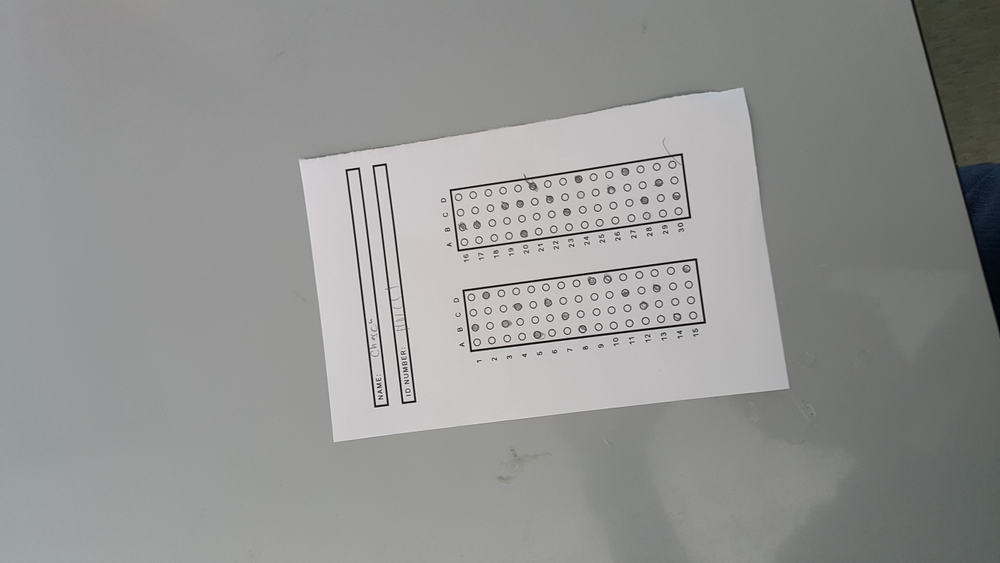
#> input picture normalize/test.png, 1000 x 563 px, shrunk from 1333 x 750 before the run
$ python -i rotate.py   (imports and definitions only)
#> lines starting #> are read from the running program, lines starting #| are printed output that depends on the picture; after the words box and inside, x2 and y2 are one past the last pixel; in counts of white or black regions, pixels touching at a corner belong together
#> further down, picture is the input picture: shape (563, 1000, 3); mean B, G, R 146.5, 147.7, 147.3
import cv2
import numpy as np
from matplotlib import pyplot as plt
from skimage import measure


def fixRotation(image):
	scratch = image.copy()
	gray = cv2.cvtColor(image.copy(), cv2.COLOR_BGR2GRAY)
	gray = cv2.GaussianBlur(gray.copy(), (5, 5), 0)

	edged = cv2.adaptiveThreshold(gray,255,cv2.ADAPTIVE_THRESH_GAUSSIAN_C,cv2.THRESH_BINARY,11,2)
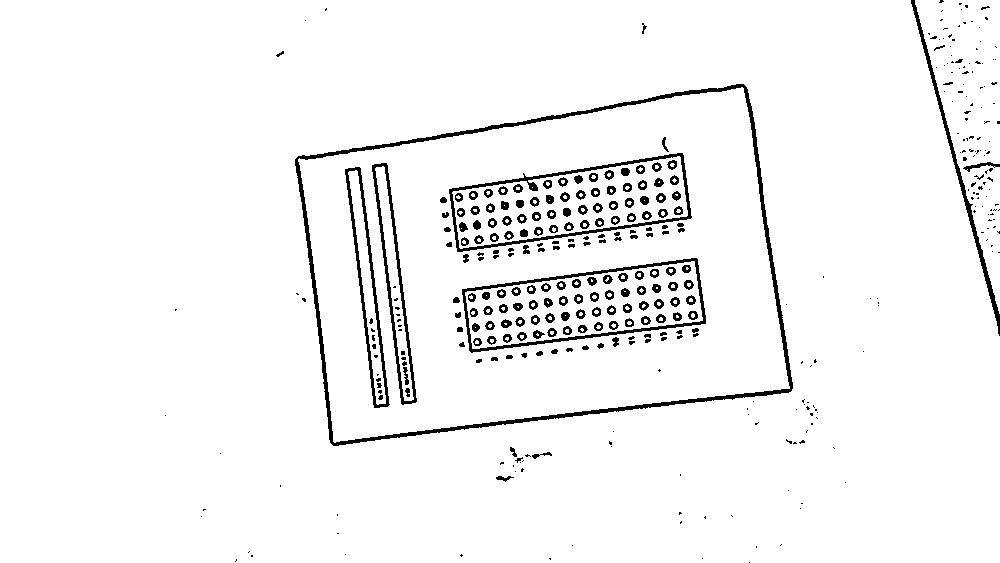
#> edged: shape (563, 1000); 95.9% white; 390 black regions (213 under 20 px), largest, box (x1, y1, x2, y2) and area: (295, 84, 793, 446) 5763, (449, 153, 692, 252) 1889, (462, 258, 706, 353) 1841
	edged = 255-edged;
	edged =  cv2.morphologyEx(edged, cv2.MORPH_OPEN, np.ones((4,4)))
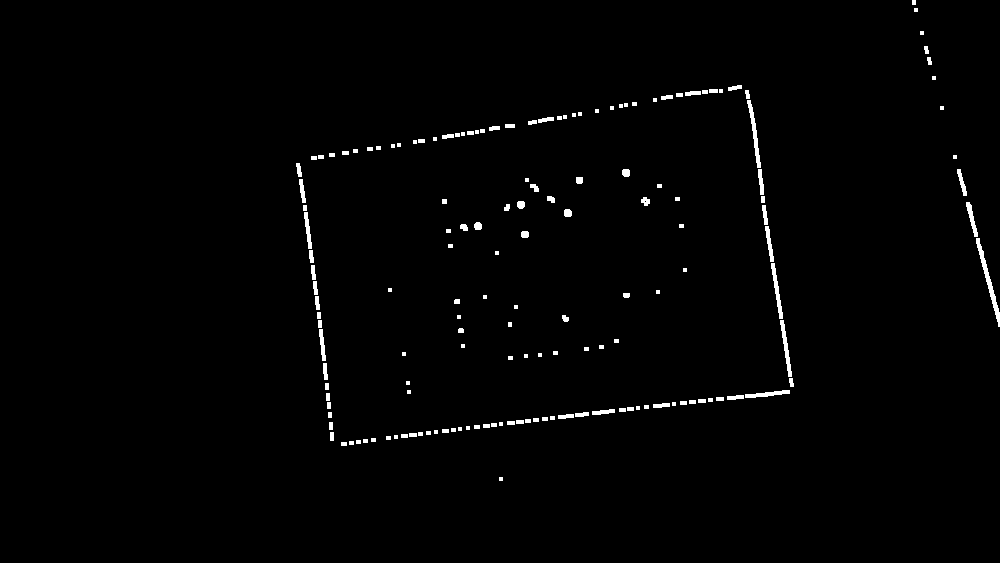
#> edged: shape (563, 1000); 1.2% white; 161 white regions (42 under 20 px)


	cv2.imshow("Here",scratch)
	cv2.imshow("otherside",edged)

	blobs_labels, lent = measure.label(edged, background=0, return_num=1)
#> blobs_labels: shape (563, 1000) int64; 162 distinct labels, from 0 to 161
#> lent = 161
	props = measure.regionprops(blobs_labels)
#> props = 161 regions; largest, box (x1, y1, x2, y2) and area: (976, 238, 1000, 327) 393, (747, 100, 761, 168) 279, (780, 320, 792, 377) 233, (771, 263, 783, 319) 229, (745, 390, 790, 398) 183


	areas = []
	i = 0
	for p in props:
		areas.append([p.area, p.bbox, p.centroid ,i])
		i = i + 1
#> after the loop, areas = 161 items; i = 161

	areas.sort(reverse=True)

	x, y, x2, y2 = areas[2][1]
#> x = 320; y = 780; x2 = 377; y2 = 792
	b1 = image[x:x2, y:y2]

	x, y, x2, y2 = areas[3][1]
#> x = 263; y = 771; x2 = 319; y2 = 783
	b2 = image[x:x2, y:y2]

	# cv2.imshow('b1', b1)
	# cv2.imshow('b2', b2)

	height = np.size(image, 0)
#> height = 563
	width = np.size(image, 1)
#> width = 1000

	row_of_name = areas[3][2][0]
#> row_of_name = 290.5

	if(row_of_name > height/2):
		image=cv2.flip(image,0)
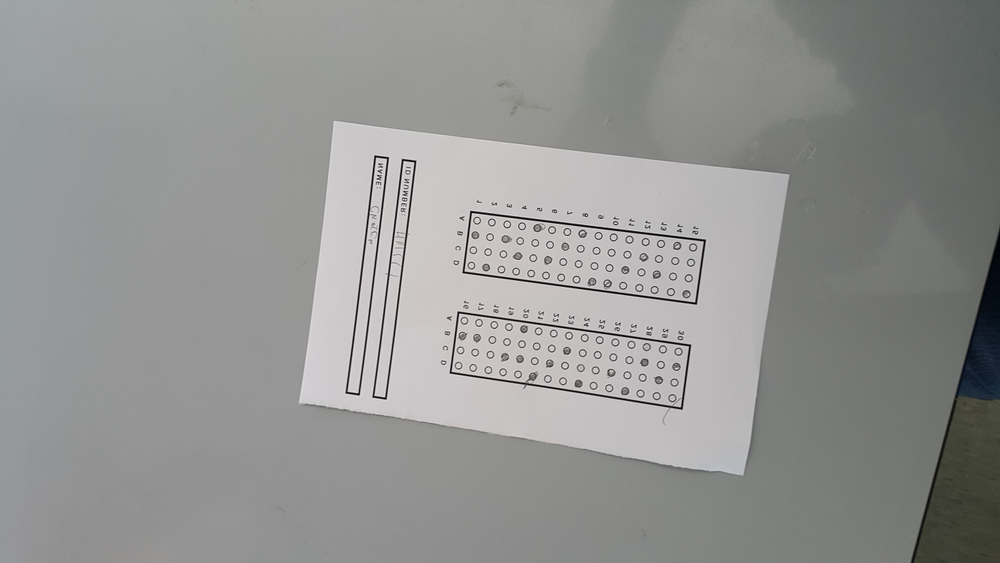
#> image: shape (563, 1000, 3); mean B, G, R 146.5, 147.7, 147.3
		image=cv2.flip(image,1)
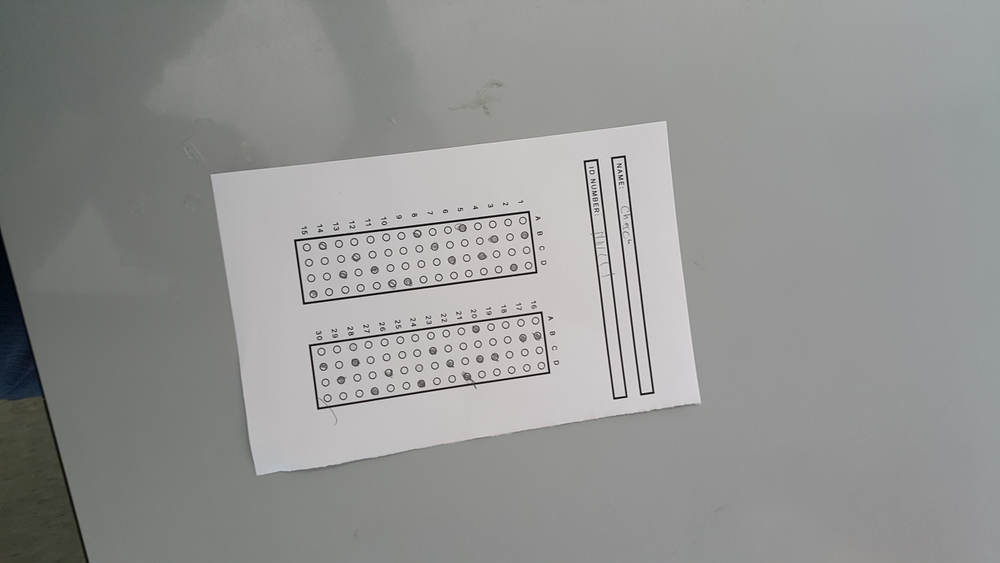
#> image: shape (563, 1000, 3); mean B, G, R 146.5, 147.7, 147.3

	cv2.imshow("final",image)
	return image
	# [7 lines of commented-out code are left out]

>>> import cv2
>>> picture = cv2.imread('test.png')
>>> result = fixRotation(picture)

$ run again, on normalize/resized.png
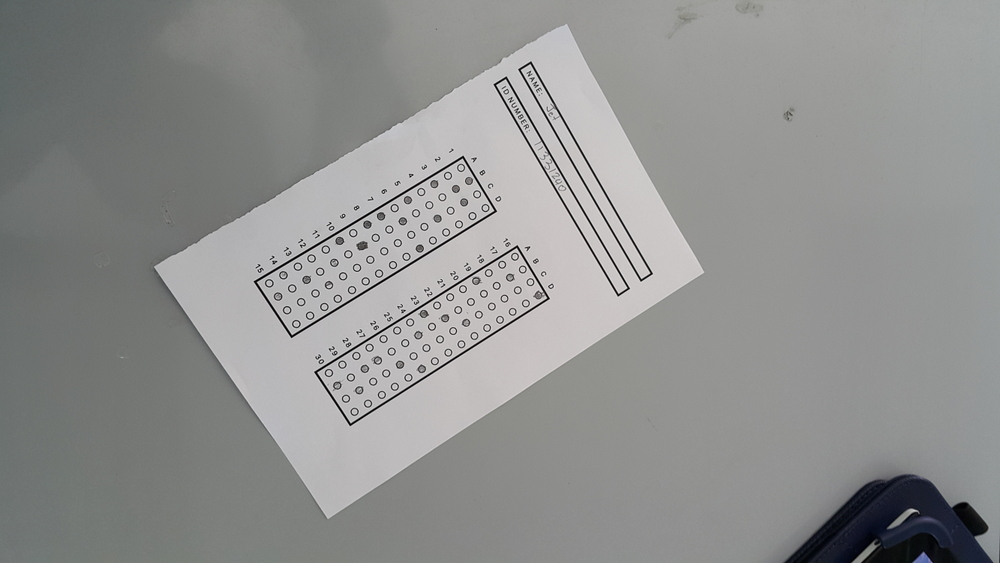
#> input picture normalize/resized.png, 1000 x 563 px, shrunk from 1333 x 750 before the run
#> picture is the input picture: shape (563, 1000, 3); mean B, G, R 144, 145, 144.3
#> in fixRotation, `edged =  cv2.morphologyEx(edged, cv2.MORPH_OPEN, np.ones((4,4)))`:
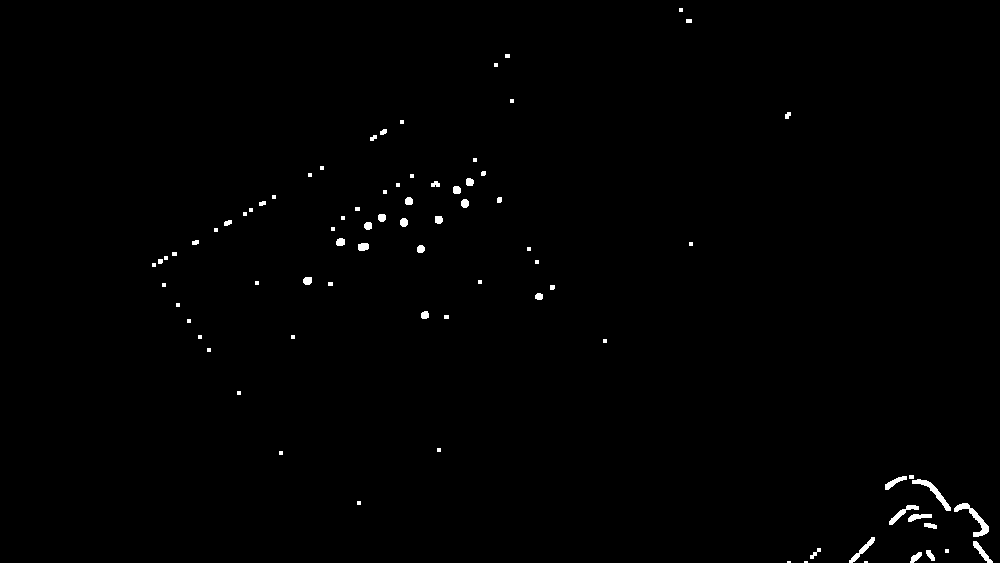
#> edged: shape (563, 1000); 0.6% white; 81 white regions (38 under 20 px)
#> blobs_labels: shape (563, 1000) int64; 82 distinct labels, from 0 to 81
#> lent = 81
#> props = 81 regions; largest, box (x1, y1, x2, y2) and area: (954, 503, 989, 537) 315, (912, 479, 951, 511) 265, (889, 505, 919, 525) 164, (849, 537, 875, 563) 159, (973, 541, 993, 563) 137
#> the loop in fixRotation, `for p in props:` made 81 passes
#> after the loop in fixRotation, `for p in props:`: areas = 81 items; i = 81
#> in fixRotation, `x, y, x2, y2 = areas[2][1]`: x = 505; y = 889; x2 = 525; y2 = 919
#> in fixRotation, `x, y, x2, y2 = areas[3][1]`: x = 537; y = 849; x2 = 563; y2 = 875
#> height = 563
#> width = 1000
#> row_of_name = 549.8
#> in fixRotation, `image=cv2.flip(image,1)`:
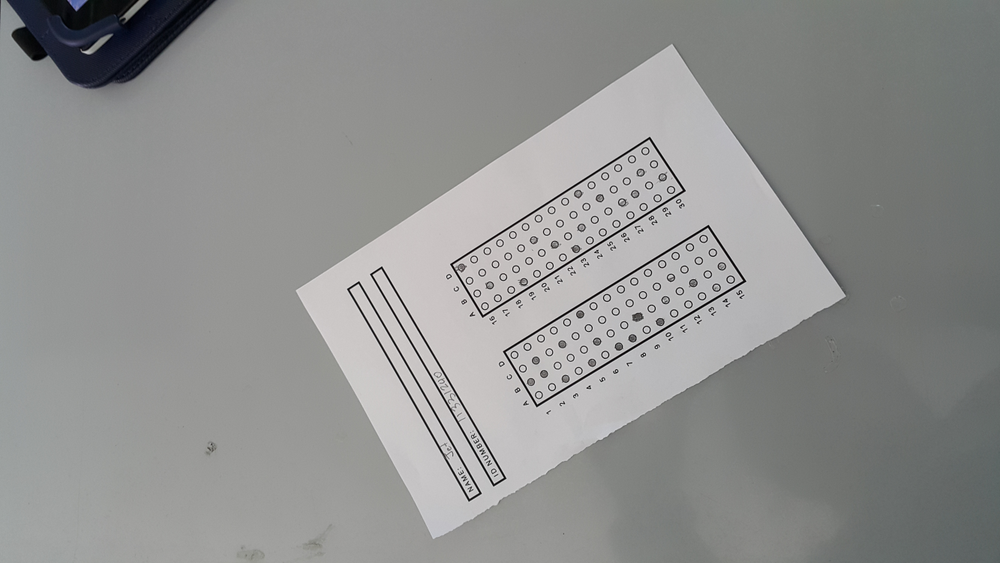
#> image: shape (563, 1000, 3); mean B, G, R 144, 145, 144.3

$ run again, on normalize/rotate2.jpg
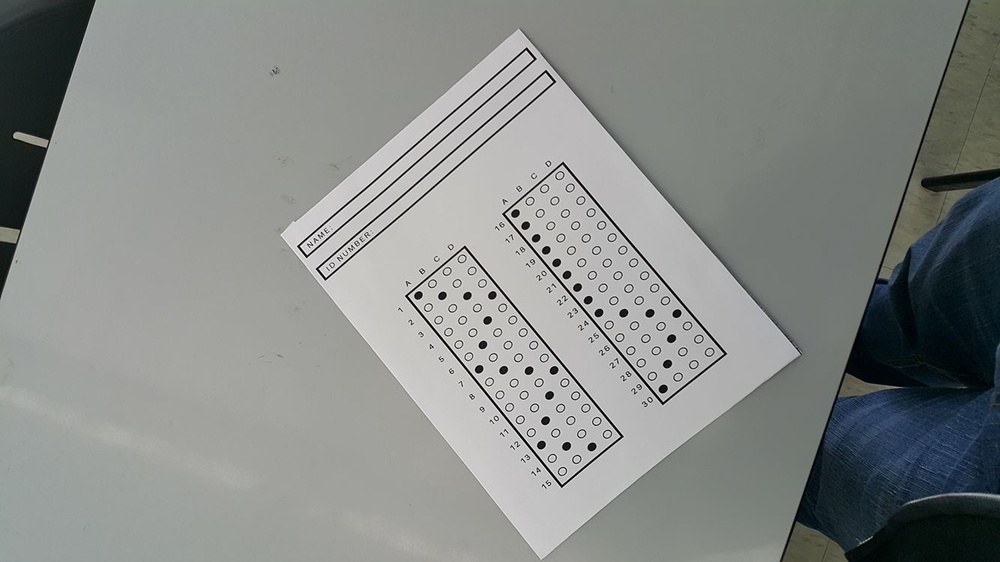
#> input picture normalize/rotate2.jpg, 1000 x 562 px, shrunk from 1334 x 750 before the run
#> picture is the input picture: shape (562, 1000, 3); mean B, G, R 136.6, 139, 135.8
#> in fixRotation, `edged =  cv2.morphologyEx(edged, cv2.MORPH_OPEN, np.ones((4,4)))`:
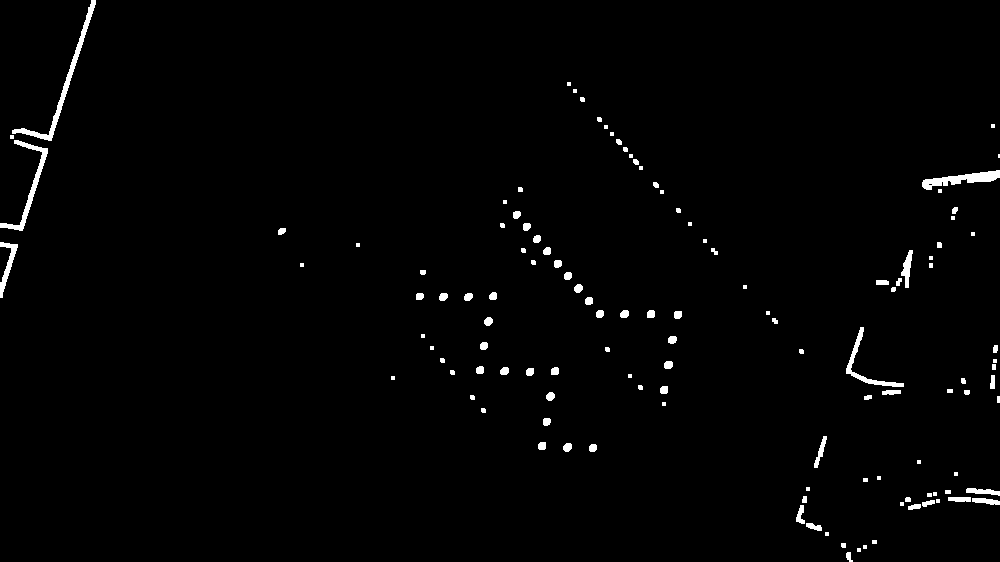
#> edged: shape (562, 1000); 1.4% white; 126 white regions (37 under 20 px)
#> blobs_labels: shape (562, 1000) int64; 127 distinct labels, from 0 to 126
#> lent = 126
#> props = 126 regions; largest, box (x1, y1, x2, y2) and area: (12, 0, 96, 141) 917, (922, 170, 1000, 190) 671, (0, 140, 48, 231) 661, (846, 327, 904, 387) 470, (0, 242, 18, 298) 332
#> the loop in fixRotation, `for p in props:` made 126 passes
#> after the loop in fixRotation, `for p in props:`: areas = 126 items; i = 126
#> in fixRotation, `x, y, x2, y2 = areas[2][1]`: x = 140; y = 0; x2 = 231; y2 = 48
#> in fixRotation, `x, y, x2, y2 = areas[3][1]`: x = 327; y = 846; x2 = 387; y2 = 904
#> height = 562
#> width = 1000
#> row_of_name = 366
#> in fixRotation, `image=cv2.flip(image,1)`:
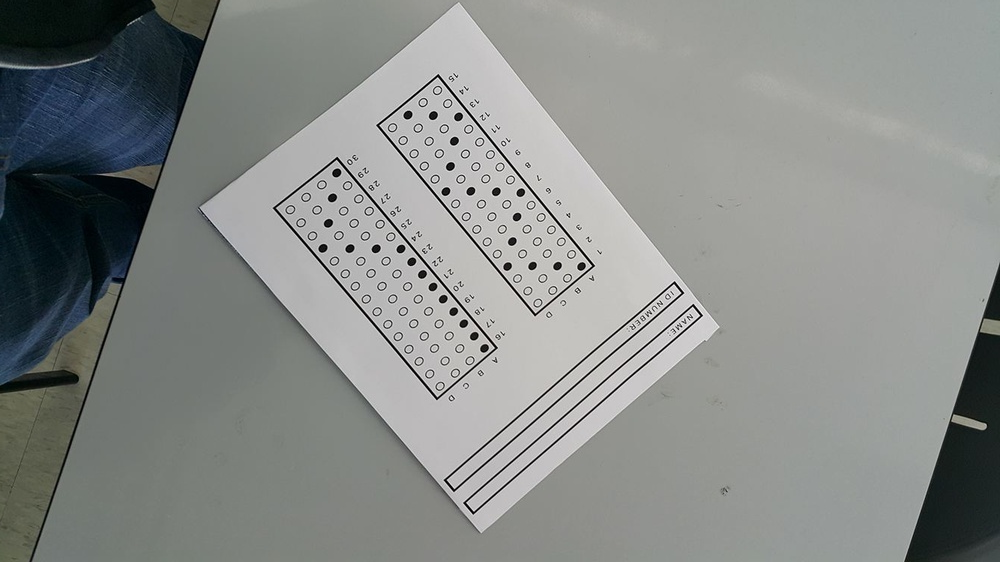
#> image: shape (562, 1000, 3); mean B, G, R 136.6, 139, 135.8
